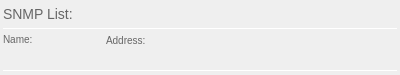
<?xml version="1.0" encoding="UTF-8"?>
<ui version="4.0">
 <class>SNMPListWindow</class>
 <widget class="QWidget" name="SNMPListWindow">
  <property name="geometry">
   <rect>
    <x>0</x>
    <y>0</y>
    <width>400</width>
    <height>75</height>
   </rect>
  </property>
  <property name="sizePolicy">
   <sizepolicy hsizetype="Preferred" vsizetype="Preferred">
    <horstretch>0</horstretch>
    <verstretch>0</verstretch>
   </sizepolicy>
  </property>
  <property name="minimumSize">
   <size>
    <width>400</width>
    <height>0</height>
   </size>
  </property>
  <property name="maximumSize">
   <size>
    <width>400</width>
    <height>16777215</height>
   </size>
  </property>
  <property name="windowTitle">
   <string>SNMP List</string>
  </property>
  <layout class="QVBoxLayout" name="verticalLayout">
   <property name="spacing">
    <number>0</number>
   </property>
   <property name="leftMargin">
    <number>3</number>
   </property>
   <property name="topMargin">
    <number>3</number>
   </property>
   <property name="rightMargin">
    <number>3</number>
   </property>
   <property name="bottomMargin">
    <number>3</number>
   </property>
   <item>
    <layout class="QHBoxLayout" name="horizontalLayout_2">
     <property name="spacing">
      <number>3</number>
     </property>
     <property name="bottomMargin">
      <number>3</number>
     </property>
     <item>
      <widget class="QLabel" name="label_3">
       <property name="sizePolicy">
        <sizepolicy hsizetype="Fixed" vsizetype="Preferred">
         <horstretch>0</horstretch>
         <verstretch>0</verstretch>
        </sizepolicy>
       </property>
       <property name="styleSheet">
        <string notr="true">font: 14px;
color: rgb(102, 102, 102);</string>
       </property>
       <property name="text">
        <string>SNMP List:</string>
       </property>
      </widget>
     </item>
     <item>
      <widget class="QLabel" name="labelTemplate">
       <property name="styleSheet">
        <string notr="true">font: 14px;
color: rgb(0, 0, 0);</string>
       </property>
       <property name="text">
        <string/>
       </property>
      </widget>
     </item>
    </layout>
   </item>
   <item>
    <widget class="Line" name="line_2">
     <property name="styleSheet">
      <string notr="true">color: rgb(255, 255, 255);</string>
     </property>
     <property name="frameShadow">
      <enum>QFrame::Plain</enum>
     </property>
     <property name="orientation">
      <enum>Qt::Horizontal</enum>
     </property>
    </widget>
   </item>
   <item>
    <layout class="QHBoxLayout" name="horizontalLayout">
     <property name="spacing">
      <number>3</number>
     </property>
     <property name="topMargin">
      <number>3</number>
     </property>
     <property name="bottomMargin">
      <number>3</number>
     </property>
     <item>
      <layout class="QVBoxLayout" name="verticalLayout_2">
       <property name="spacing">
        <number>6</number>
       </property>
       <item>
        <widget class="QLabel" name="label">
         <property name="sizePolicy">
          <sizepolicy hsizetype="Preferred" vsizetype="Preferred">
           <horstretch>0</horstretch>
           <verstretch>0</verstretch>
          </sizepolicy>
         </property>
         <property name="minimumSize">
          <size>
           <width>100</width>
           <height>0</height>
          </size>
         </property>
         <property name="styleSheet">
          <string notr="true">font: 10px;
color: rgb(102, 102, 102);</string>
         </property>
         <property name="text">
          <string>Name:</string>
         </property>
        </widget>
       </item>
       <item>
        <widget class="QLabel" name="labelName">
         <property name="sizePolicy">
          <sizepolicy hsizetype="Preferred" vsizetype="Preferred">
           <horstretch>0</horstretch>
           <verstretch>0</verstretch>
          </sizepolicy>
         </property>
         <property name="minimumSize">
          <size>
           <width>100</width>
           <height>0</height>
          </size>
         </property>
         <property name="styleSheet">
          <string notr="true">font: 12px;
color: rgb(0, 0, 0);</string>
         </property>
         <property name="text">
          <string/>
         </property>
        </widget>
       </item>
      </layout>
     </item>
     <item>
      <layout class="QVBoxLayout" name="verticalLayout_3">
       <item>
        <widget class="QLabel" name="label_2">
         <property name="sizePolicy">
          <sizepolicy hsizetype="Expanding" vsizetype="Preferred">
           <horstretch>0</horstretch>
           <verstretch>0</verstretch>
          </sizepolicy>
         </property>
         <property name="styleSheet">
          <string notr="true">font: 10px;
color: rgb(102, 102, 102);</string>
         </property>
         <property name="text">
          <string>Address:</string>
         </property>
        </widget>
       </item>
       <item>
        <widget class="QLabel" name="labelAddress">
         <property name="sizePolicy">
          <sizepolicy hsizetype="Expanding" vsizetype="Preferred">
           <horstretch>0</horstretch>
           <verstretch>0</verstretch>
          </sizepolicy>
         </property>
         <property name="styleSheet">
          <string notr="true">font: 12px;
color: rgb(0, 0, 0);</string>
         </property>
         <property name="text">
          <string/>
         </property>
        </widget>
       </item>
      </layout>
     </item>
    </layout>
   </item>
   <item>
    <widget class="Line" name="line">
     <property name="styleSheet">
      <string notr="true">color: rgb(255, 255, 255);</string>
     </property>
     <property name="frameShadow">
      <enum>QFrame::Plain</enum>
     </property>
     <property name="orientation">
      <enum>Qt::Horizontal</enum>
     </property>
    </widget>
   </item>
   <item>
    <layout class="QVBoxLayout" name="layoutListItems">
     <property name="spacing">
      <number>0</number>
     </property>
    </layout>
   </item>
  </layout>
 </widget>
 <resources/>
 <connections/>
</ui>
